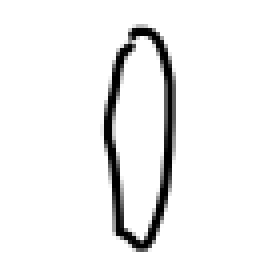
#> input picture data/user.aly/images/ellipse/ellipse.aly.0010.png, 70 x 70 px (shown 4 times larger); its folder holds only this picture in this run
$ jupyter execute --allow-errors a_prepare_data.ipynb   (shell and % lines are left out)
#> lines starting #> are read from the running program, lines starting #| are printed output that depends on the picture
# Prepare Shape data

## Data
All data is in the **data** directory with 1 directory per user.
### Shapes
- Ellipse
- Rectangle
- Triangle
- Other

## Separation between Train, Validation and Test sets
Each user will have all their images in 1 of the 3 sets.

---
## ETL - Processing
For each of the Train, Validation and Test set:
- Load the image files
  - 70px x 70px gray (black on white) png files
- Normalize image:
  - All gray pixel are represented as a value between 0 and 1.
  - Black on white images are transforme to white on black.
- Prepare the labels based on the directory name
- Load **Train**, **Validation** and **Test** data into pickles for Classification

[cell 1]
import imageio
import numpy as np
import os
from pathlib import Path
from six.moves import cPickle as pickle
import ntpath

import matplotlib.pyplot as plt
import matplotlib.gridspec as gridspec
import matplotlib.image as mpimg

seed1 = 125
np.random.seed(seed1)

[cell 2]
from platform import python_version
print(python_version())

[cell 3]
BASEDIR = ".."

DATA_DIR        = os.path.join(BASEDIR, "..", "..", "data")

PICKLE_DIR     = os.path.join(BASEDIR, "pickles")
TRAIN_DATAFILE = os.path.join(PICKLE_DIR, 'train.pickle')
VAL_DATAFILE   = os.path.join(PICKLE_DIR, 'val.pickle')
TEST_DATAFILE  = os.path.join(PICKLE_DIR, 'test.pickle')

[cell 4]
# Define the Users for the validation set and the test set
# The Rest will go in the Training set
#
# The following definitions are arbitrary, but this is balanced and works well.
validation_users = ['crt', 'il1', 'lts', 'mrt', 'nae']
test_users =  ['u01', 'u17', 'u18', 'u19']

[cell 5]
# Set image properties
image_size  = 70 # Pixel width and height
pixel_depth = 255.0  # Number of levels per pixel

[cell 6]
# Create Pickle directory
Path(PICKLE_DIR).mkdir(parents=True, exist_ok=True)

[cell 7]
output_labels = [
  'other',     #    0
  'ellipse',   #    1
  'rectangle', #    2
  'triangle']  #    3

# Functions

[cell 8]
def get_label_for_shape(shape_dir):
    shape = os.path.basename(shape_dir)
    if shape == "other":
        return 0
    elif shape == "ellipse":
        return 1
    elif shape == "rectangle":
        return 2
    elif shape == "triangle":
        return 3
    else:
        raise Exception('Unknown shape: %s' % shape)

[cell 9]
# Functions for getting array of directory paths and array of file paths
def get_dir_paths(root):
    return [os.path.join(root, n) for n in sorted(os.listdir(root)) if os.path.isdir(os.path.join(root, n))]

def get_file_paths(root):
    return [os.path.join(root, n) for n in sorted(os.listdir(root)) if os.path.isfile(os.path.join(root, n))]

def path_leaf(path):
    head, tail = ntpath.split(path)
    return tail or ntpath.basename(head)

[cell 10]
# Normalize image by pixel depth by making it white on black instead of black on white
def normalize_image(image_file, pixel_depth):
#> called with pixel_depth = 255
    try:
        array = imageio.imread(image_file)
#> array is the input picture: shape (70, 70, 4); mean R, G, B, A 241, 241, 241, 255
    except ValueError:
        raise

    return 1.0 - (array.astype(float))/pixel_depth  # (1 - x) will make it white on black

[cell 11]
# Function for saving an object to a pickle file
def save_to_pickle(pickle_file, object, force=False):
    if os.path.exists(pickle_file) and not force:
        print('%s already present, skipping pickling' % pickle_file)
    else:
        try:
            f = open(pickle_file, 'wb')
            pickle.dump(object, f, pickle.HIGHEST_PROTOCOL)
            f.close()
        except Exception as e:
            print('Unable to save object to', pickle_file, ':', e)
            raise

[cell 12]
# Load all images for a specific user and shape
def load_images_for_shape(root, pixel_depth, user_images,
                          user_images_label, label, verbose=False, min_nimages=1):

    if verbose:
        print("root for load_images_for_shapes: ", root)

    image_files = get_file_paths(root)
    image_index = 0

    for image_file in image_files:
        try:
            if path_leaf(image_file).startswith('.'):  # skip files like .DSStore
                continue

            image_data_all_channels = normalize_image(image_file, pixel_depth)
            # print(image_data_all_channels.shape)
            image_data = image_data_all_channels[:, :, 0]
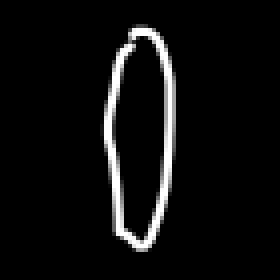
#> image_data: shape (70, 70) float64 (shown 4 times larger); min 0, max 1, mean 0.0547
            # print(image_data.shape)

            user_images.append(image_data)
            user_images_label.append(label)
            image_index += 1
        except Exception as error:
            print(error)
            print('Skipping because of not being able to read: ', image_file)

    if image_index < min_nimages:
        raise Exception('Fewer images than expected: %d < %d' % (image_index, min_nimages))

[cell 13]
# Load all images for a specific user
def load_images_for_user(root, pixel_depth, user_images, user_images_label, verbose=False):
    images_dir = os.path.join(root, "images")

    if verbose:
        print("root for load_images_for_shapes: ", images_dir)

    shape_dirs = get_dir_paths(images_dir)
    for dir in shape_dirs:
        label = get_label_for_shape(dir)
        if label >= 0:
            load_images_for_shape(dir, pixel_depth, user_images, user_images_label, label)

[cell 14]
def plot_sample(image, axs):
    axs.imshow(image.reshape(image_size, image_size), cmap="gray")

[cell 15]
def display_50_images(X, Y):
    """ This function shows 50 images with their real labels"""

    fig = plt.figure(figsize=(13, 9))
    fig.subplots_adjust(hspace=0.2,wspace=0.2,
                        left=0, right=1, bottom=0, top=1.5)
    nb_pictures = 50

    for i in range(nb_pictures):
        ax = fig.add_subplot(nb_pictures//5 , 10, i+1, xticks=[], yticks=[])
        plot_sample(X[i].reshape((image_size, image_size)), ax)
        ax.set_title("{}".format(output_labels[Y[i]]))
    plt.show()

[cell 16]
# Get directory and file paths of Shape data
data_paths = get_dir_paths(DATA_DIR)

# Training data

[cell 17]
train_user_images = []
train_user_images_label = []

for user_dir in data_paths:
    user_id = user_dir[-3:] # User unique id is the last 3 letters
    if user_id not in validation_users and user_id not in test_users:
        load_images_for_user(user_dir, pixel_depth, train_user_images, train_user_images_label)
#> pass 2 of the loop `for user_dir in data_paths:`:

train_data = np.array(train_user_images)
train_labels = np.array(train_user_images_label)

print('train_data shape: ', train_data.shape)
print('train_labels shape: ', train_labels.shape)

unique, counts = np.unique(train_labels, return_counts=True)
print("train label dist.: ", dict(zip(unique, counts)))

# Save train data to single pickle file
save_to_pickle(
    TRAIN_DATAFILE,
    {
        'train_data': train_data,
        'train_labels': train_labels
    }
)

[cell 18]
# Show random images from the Train Set
indexes = np.arange(len(train_labels))
np.random.shuffle(indexes)
first_random_indexes = indexes[:50]

#> (the rest of this cell did not finish here and is left out)

[cell 19]
del train_data
del train_labels

# Validation data

[cell 20]
val_user_images = []
val_user_images_label = []

for user_dir in data_paths:
    user_id = user_dir[-3:] # User unique id is the last 3 letters
    if user_id in validation_users:
        load_images_for_user(user_dir, pixel_depth, val_user_images, val_user_images_label)
#> pass 2 of the loop `for user_dir in data_paths:`:
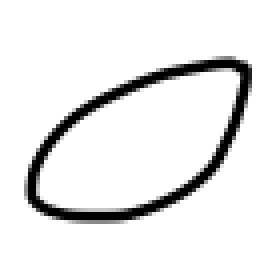
#> input picture data/user.crt/images/ellipse/ellipse.crt.0002.png, 70 x 70 px (shown 4 times larger)
#> in normalize_image, array is the input picture: shape (70, 70, 4); mean R, G, B, A 234.6, 234.6, 234.6, 255
#> in load_images_for_shape (call 2), `image_data = image_data_all_channels[:, :, 0]`:
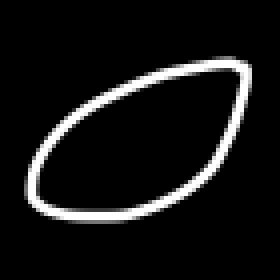
#> image_data: shape (70, 70) float64 (shown 4 times larger); min 0, max 1, mean 0.0801

val_data = np.array(val_user_images)
val_labels = np.array(val_user_images_label)

print('val_data shape: ', val_data.shape)
print('val_labels shape: ', val_labels.shape)
unique, counts = np.unique(val_labels, return_counts=True)
print("val label dist.: ", dict(zip(unique, counts)))

# Save validation data to single pickle file
save_to_pickle(
    VAL_DATAFILE,
    {
        'val_data': val_data,
        'val_labels': val_labels
    }
)

[cell 21]
# Show random images from the Validation Set
indexes = np.arange(len(val_labels))
np.random.shuffle(indexes)
first_random_indexes = indexes[:50]

#> (the rest of this cell did not finish here and is left out)

[cell 22]
del val_data
del val_labels

# Test data

[cell 23]
test_user_images = []
test_user_images_label = []

for user_dir in data_paths:
    user_id = user_dir[-3:] # User unique id is the last 3 letters
    if user_id in test_users:
        load_images_for_user(user_dir, pixel_depth, test_user_images, test_user_images_label)
#> pass 2 of the loop `for user_dir in data_paths:`:

test_data   = np.array(test_user_images)
test_labels = np.array(test_user_images_label)

print('test_data shape: ', test_data.shape)
print('test_labels shape: ', test_labels.shape)
unique, counts = np.unique(test_labels, return_counts=True)
print("test label dist.: ", dict(zip(unique, counts)))

# Save Test data to single pickle file
save_to_pickle(
    TEST_DATAFILE,
    {
        'test_data': test_data,
        'test_labels': test_labels
    }
)
